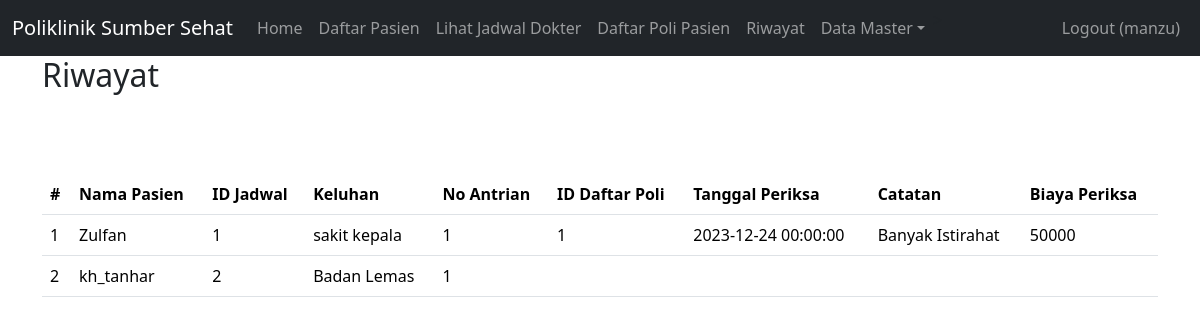
The page /index.php?page=riwayat (signed in) on the database as committed earlier.
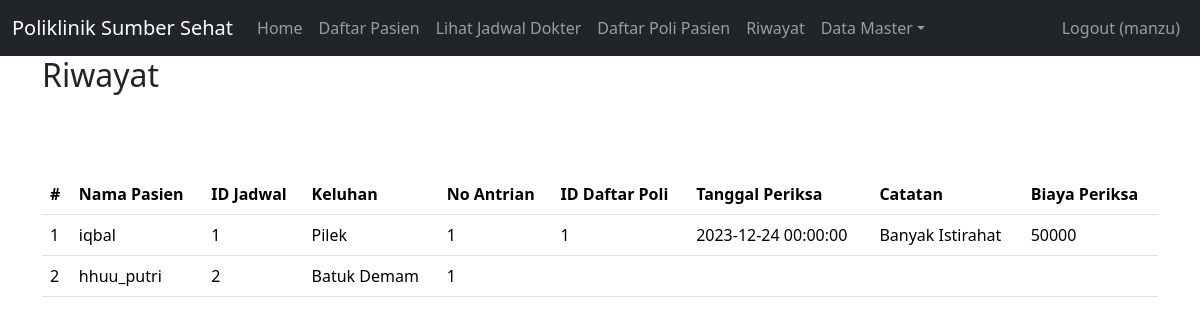
The same page on the database as committed later.
### tables this page shows
CREATE TABLE `daftar_poli` (
  `id` int(11) UNSIGNED NOT NULL,
  `id_pasien` int(11) UNSIGNED NOT NULL,
  `id_jadwal` int(11) UNSIGNED NOT NULL,
  `keluhan` text NOT NULL,
  `no_antrian` int(11) UNSIGNED NOT NULL
);

CREATE TABLE `pasien` (
  `id` int(11) UNSIGNED NOT NULL,
  `nama` varchar(255) NOT NULL,
  `alamat` varchar(255) NOT NULL,
  `no_ktp` varchar(255) NOT NULL,
  `no_hp` varchar(50) NOT NULL,
  `no_rm` varchar(25) NOT NULL
);

CREATE TABLE `periksa` (
  `id` int(11) UNSIGNED NOT NULL,
  `id_daftar_poli` int(11) UNSIGNED NOT NULL,
  `tgl_periksa` datetime NOT NULL,
  `catatan` text NOT NULL,
  `biaya_periksa` int(11) NOT NULL
);

### riwayat.php (the view, shortened to what this page needs)
<div class="container">
    <h2>Riwayat</h2>
<br>
    <?php
include'koneksi.php';
?>
<body>
<div class="container">
    <form class="form row"  method="POST" action="" name="myForm" onsubmit="return(validate());">
    <br>
    <br>
    <table class="table table-hover">
    <table class="table table-hover">
    <thead>
        <tr>
            <th scope="col">#</th>
            <th scope="col">Nama Pasien</th>
            <th scope="col">ID Jadwal</th>
            <th scope="col">Keluhan</th>
            <th scope="col">No Antrian</th>
            <th scope="col">ID Daftar Poli</th>
            <th scope="col">Tanggal Periksa</th>
            <th scope="col">Catatan</th>
            <th scope="col">Biaya Periksa</th>
        </tr>
    </thead>
        <tbody>
    <?php
$result = mysqli_query($mysqli, "
SELECT dp.*, p.nama as 'nama_pasien', p.id as 'id_pasien', pr.*
FROM daftar_poli dp
LEFT JOIN pasien p ON dp.id_pasien = p.id
LEFT JOIN periksa pr ON dp.id = pr.id_daftar_poli
ORDER BY dp.id ASC");
if (mysqli_num_rows($result) > 0) {
    $no = 1;
    while ($data = mysqli_fetch_array($result)) {
        echo "<tr>";
        echo "<td>" . $no++ . "</td>";
        echo "<td>" . (isset($data['nama_pasien']) ? $data['nama_pasien'] : '') . "</td>";
        echo "<td>" . (isset($data['id_jadwal']) ? $data['id_jadwal'] : '') . "</td>";
        echo "<td>" . (isset($data['keluhan']) ? $data['keluhan'] : '') . "</td>";
        echo "<td>" . (isset($data['no_antrian']) ? $data['no_antrian'] : '') . "</td>";
        echo "<td>" . (isset($data['id_daftar_poli']) ? $data['id_daftar_poli'] : '') . "</td>";
        echo "<td>" . (isset($data['tgl_periksa']) ? $data['tgl_periksa'] : '') . "</td>";
        echo "<td>" . (isset($data['catatan']) ? $data['catatan'] : '') . "</td>";
        echo "<td>" . (isset($data['biaya_periksa']) ? $data['biaya_periksa'] : '') . "</td>";
        echo "</tr>";
    }
} else {
    echo "<tr><td colspan='9'>No rows returned.</td></tr>";
}
?>
    </tbody>
    </table>

Rows that differ between the two databases and show on the page:
changed daftar_poli "Banyak Istirahat": id_pasien.nama "Zulfan" → "iqbal"; keluhan "sakit kepala" → "Pilek"
changed daftar_poli: id_pasien.nama "kh_tanhar" → "hhuu_putri"; keluhan "Badan Lemas" → "Batuk Demam"
